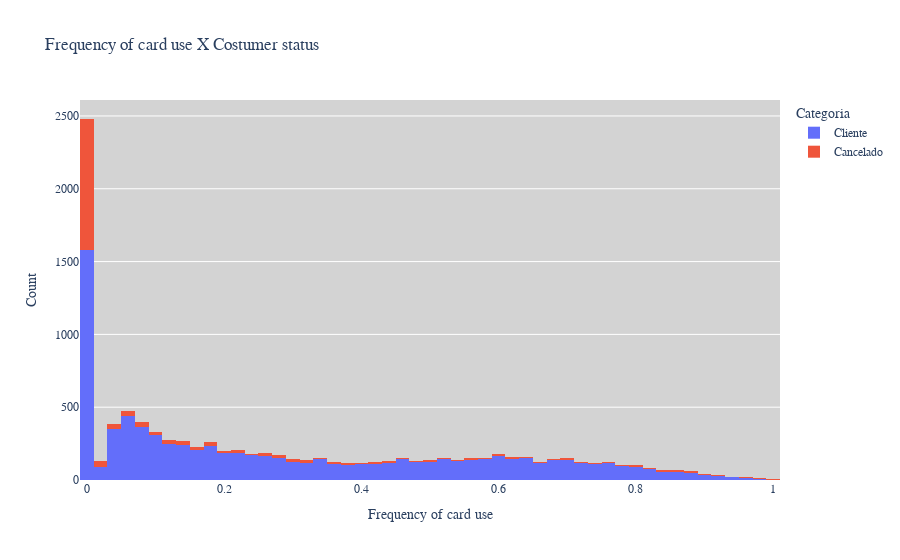

Source (notebook cell):
### Code cell
graphic = px.histogram(df, x="Taxa de Utilização Cartão", color="Categoria", title="Frequency of card use X Costumer status")
graphic.update_layout(
    xaxis_title='Frequency of card use', # Nome para o eixo x
    yaxis_title='Count', # Nome para o eixo y
    font=dict(family='Arial', size=12), #Fonte arial 12 para todo o gráfico
    plot_bgcolor='lightgray' # cor de fundo
)
graphic.show()

### Figure 1 — Plotly figure (JSON) as saved in the notebook; plotly's stock layout.template omitted (floating-point values rounded to 4 significant figures; data arrays with more than 128 entries replaced by an {"elided": "..."} marker saying what was removed)
{"data": [{"alignmentgroup": "True", "bingroup": "x", "hovertemplate": "Categoria=Cliente<br>Taxa de Utilização Cartão=%{x}<br>count=%{y}<extra></extra>", "legendgroup": "Cliente", "marker": {"color": "#636efa", "pattern": {"shape": ""}}, "name": "Cliente", "offsetgroup": "Cliente", "orientation": "v", "showlegend": true, "type": "histogram", "x": {"elided": "8499 float values"}, "xaxis": "x", "yaxis": "y"}, {"alignmentgroup": "True", "bingroup": "x", "hovertemplate": "Categoria=Cancelado<br>Taxa de Utilização Cartão=%{x}<br>count=%{y}<extra></extra>", "legendgroup": "Cancelado", "marker": {"color": "#EF553B", "pattern": {"shape": ""}}, "name": "Cancelado", "offsetgroup": "Cancelado", "orientation": "v", "showlegend": true, "type": "histogram", "x": {"elided": "1627 float values"}, "xaxis": "x", "yaxis": "y"}], "layout": {"autosize": true, "barmode": "relative", "font": {"family": "Arial", "size": 12}, "legend": {"title": {"text": "Categoria"}, "tracegroupgap": 0}, "plot_bgcolor": "lightgray", "title": {"text": "Frequency of card use X Costumer status"}, "xaxis": {"anchor": "y", "autorange": true, "domain": [0, 1], "range": [-0.01, 1.01], "title": {"text": "Frequency of card use"}, "type": "linear"}, "yaxis": {"anchor": "x", "autorange": true, "domain": [0, 1], "range": [0, 2609.0], "title": {"text": "Count"}}}}
